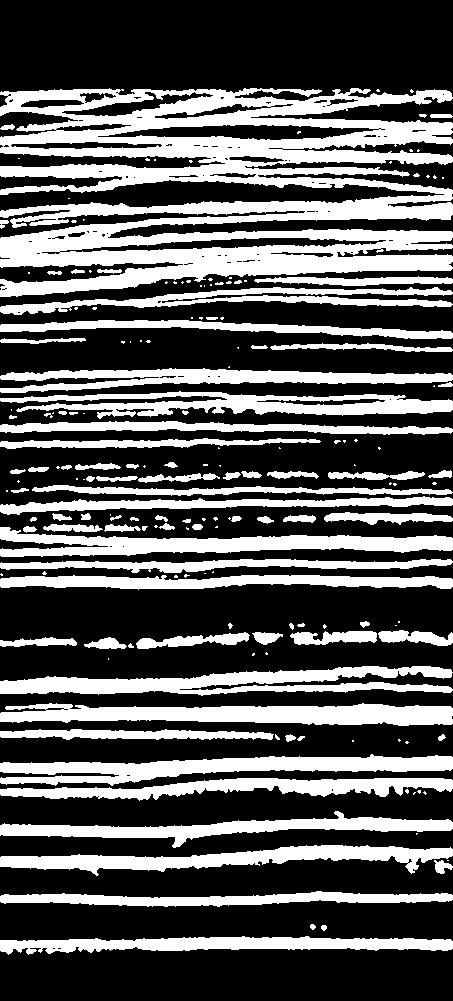
%> input picture zach/resultImages/image1.jpg, 453 x 1001 px
$ octave dataScript4.m   (GNU Octave 9; MATLAB toolbox functions it lacks are replaced by stand-ins)
%> lines starting %> are read from the running program, lines starting %| are printed output that depends on the picture; in (x1, y1, x2, y2) boxes, pixels count from 0 and x2, y2 are one past the last pixel; in counts of white or black regions, pixels touching at a corner belong together; the program's own positions count from 1
### zach/getMinMaxRow.m
function [ minRow,maxRow ] = getMinMaxRow( image1 )
%GETMINMAXROW Gets min and max row that contains a nonzero value
imageSize = size(image1);
height = imageSize(1);
width = imageSize(2);
rowSumsImage1 = sum(image1,2);
minRow = height;
maxRow = 1;
for row = 1:height
    if(rowSumsImage1(row) > 0)
       if(row < minRow)
          minRow = row;
       end
       if(row > maxRow)
          maxRow = row;
       end
    end
end

end

### zach/dataScript4.m
firstImage = im2double(imread('resultImages/image1.jpg'));
%> firstImage: size 1001x453 double; min 0, max 1, mean 0.349
sizeImage = size(firstImage);
%> sizeImage = [1001 453]
height = sizeImage(1);
%> height = 1001
width = sizeImage(2);
%> width = 453

numImages = 50;
threshold = 0.3;

outputName = 'rabbit4_withoutAddedImages.TIFF';
outputName2 = 'rabbit4_withAddedImages.TIFF';

image1Seg = double(firstImage>threshold);
%> image1Seg: size 1001x453 double; values 0 (black) and 1 (white), 34.9% white; 182 white regions (94 under 20 px), largest, box (x1, y1, x2, y2) and area: (0, 88, 453, 297) 51826, (0, 703, 453, 726) 7283, (0, 666, 453, 696) 7113
[minRow,maxRow] = getMinMaxRow(image1Seg);
%> in getMinMaxRow, `rowSumsImage1 = sum(image1,2);`: rowSumsImage1 = 1001 values, max 453 at index 141, min 0 at index 1, mean 158.3
%> after the loop in getMinMaxRow, `for row = 1:height`: maxRow = 955; minRow = 89
%> minRow = 89; maxRow = 955
rowHeight = maxRow-minRow;
%> rowHeight = 866
image1SegUse = image1Seg(minRow:minRow+rowHeight,:);
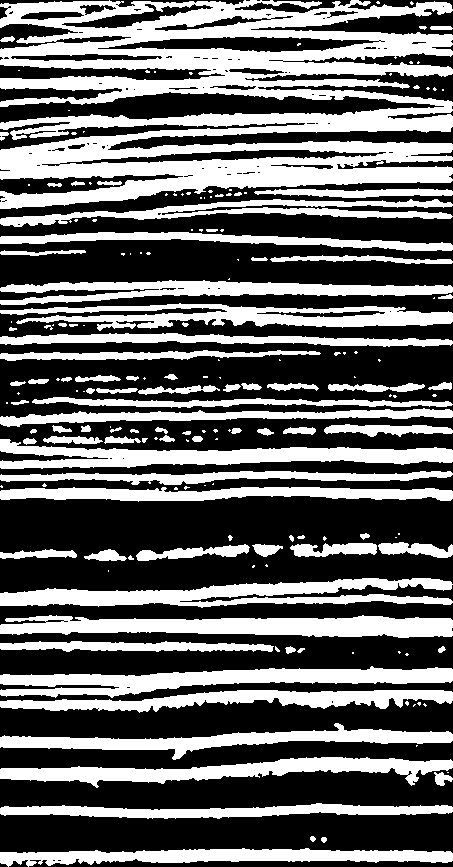
%> image1SegUse: size 867x453 double; values 0 (black) and 1 (white), 40.3% white; 182 white regions (94 under 20 px), largest, box (x1, y1, x2, y2) and area: (0, 0, 453, 209) 51826, (0, 615, 453, 638) 7283, (0, 578, 453, 608) 7113
imwrite(image1SegUse,outputName,'TIFF');
imwrite(image1SegUse,outputName2,'TIFF');

prevImageSegUse = image1SegUse;

for num = 2:numImages

    imname = strcat('resultImages/image',num2str(num),'.jpg');
%> (the run ends here)

$ run again, with zach/resultImages/image10.jpg copied over zach/resultImages/image1.jpg
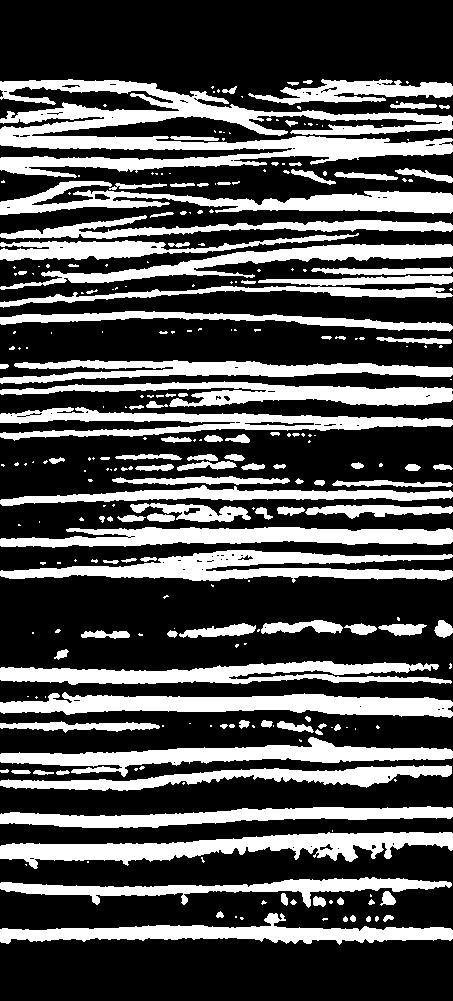
%> input picture zach/resultImages/image10.jpg, 453 x 1001 px
%> image1Seg: size 1001x453 double; values 0 (black) and 1 (white), 31.7% white; 273 white regions (152 under 20 px), largest, box (x1, y1, x2, y2) and area: (0, 79, 453, 178) 18112, (0, 832, 453, 869) 7444, (0, 550, 453, 583) 7226
%> rowSumsImage1 = 1001 values, max 453 at index 540, min 0 at index 1, mean 143.7
%> after the loop in getMinMaxRow, `for row = 1:height`: maxRow = 945; minRow = 80
%> `[minRow,maxRow] = getMinMaxRow(image1Seg);`: maxRow = 945
%> rowHeight = 865
%> `image1SegUse = image1Seg(minRow:minRow+rowHeight,:);`:
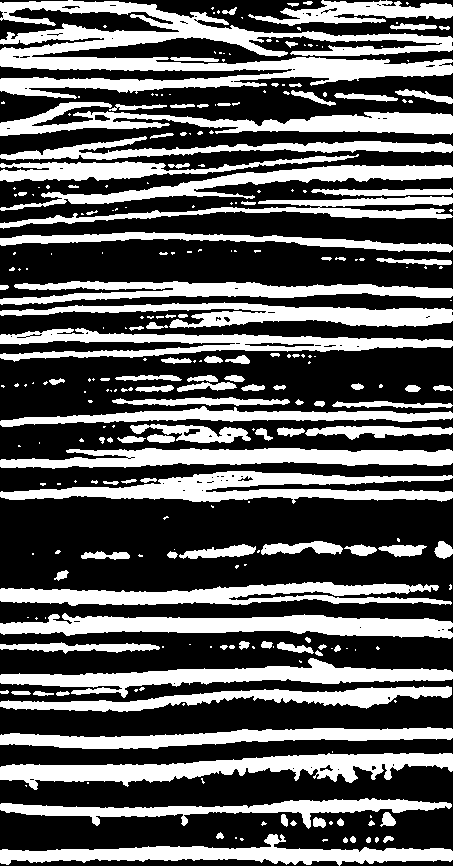
%> image1SegUse: size 866x453 double; values 0 (black) and 1 (white), 36.7% white; 273 white regions (152 under 20 px), largest, box (x1, y1, x2, y2) and area: (0, 0, 453, 99) 18112, (0, 753, 453, 790) 7444, (0, 471, 453, 504) 7226

$ run again, with zach/resultImages/image11.jpg copied over zach/resultImages/image1.jpg
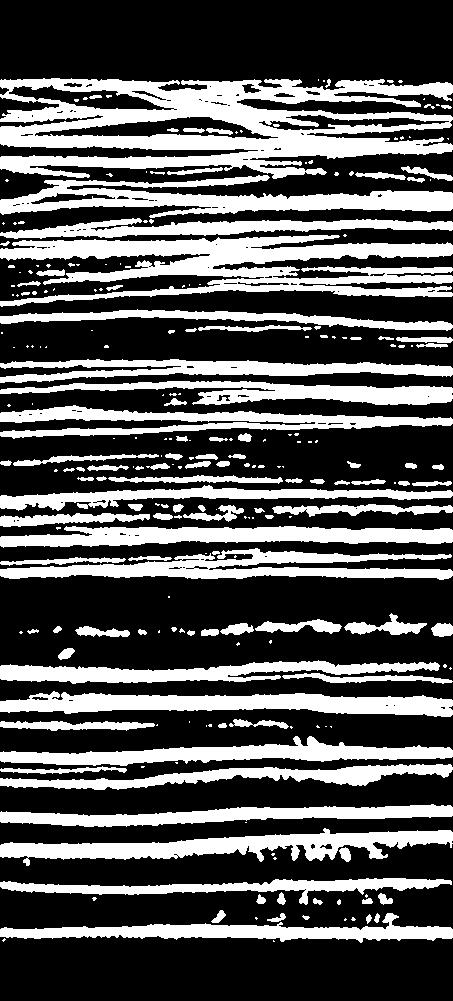
%> input picture zach/resultImages/image11.jpg, 453 x 1001 px
%> image1Seg: size 1001x453 double; values 0 (black) and 1 (white), 33.7% white; 247 white regions (134 under 20 px), largest, box (x1, y1, x2, y2) and area: (0, 78, 453, 179) 24671, (0, 235, 453, 307) 15323, (0, 175, 453, 218) 8430
%> rowSumsImage1 = 1001 values, max 453 at index 250, min 0 at index 1, mean 152.7
%> after the loop in getMinMaxRow, `for row = 1:height`: maxRow = 943; minRow = 79
%> `[minRow,maxRow] = getMinMaxRow(image1Seg);`: maxRow = 943
%> rowHeight = 864
%> `image1SegUse = image1Seg(minRow:minRow+rowHeight,:);`:
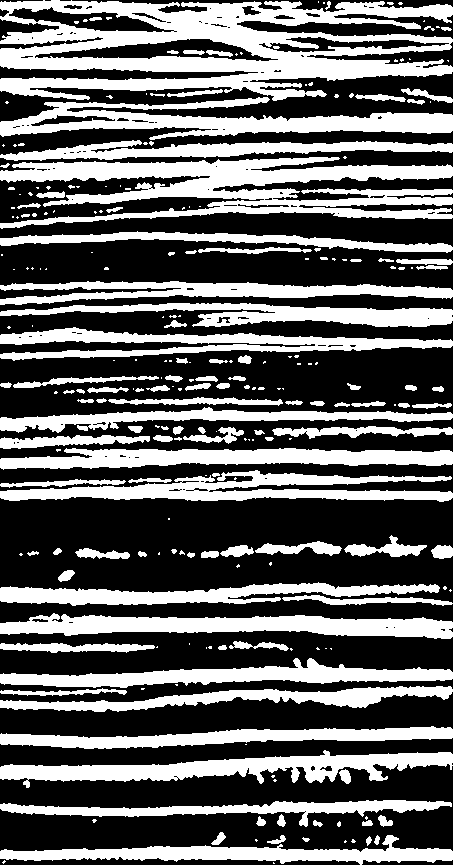
%> image1SegUse: size 865x453 double; values 0 (black) and 1 (white), 39% white; 247 white regions (134 under 20 px), largest, box (x1, y1, x2, y2) and area: (0, 0, 453, 101) 24671, (0, 157, 453, 229) 15323, (0, 97, 453, 140) 8430

$ run again, with zach/resultImages/image12.jpg copied over zach/resultImages/image1.jpg
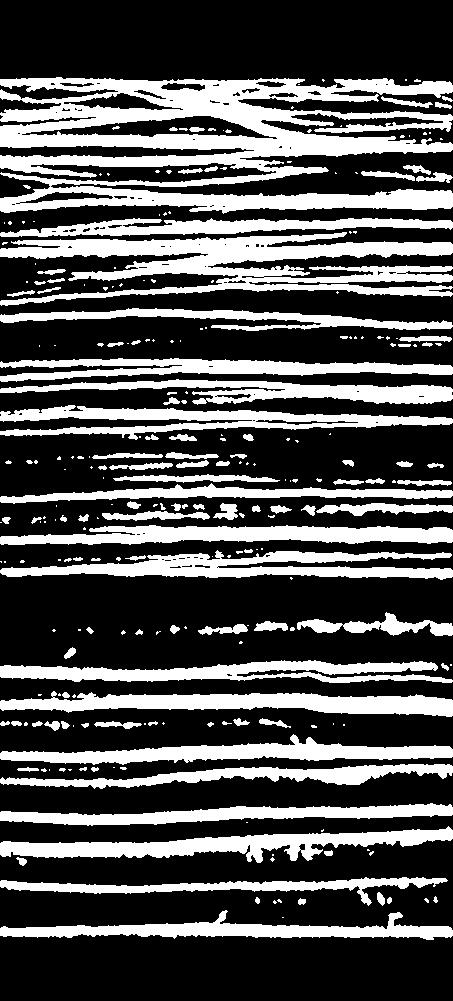
%> input picture zach/resultImages/image12.jpg, 453 x 1001 px
%> image1Seg: size 1001x453 double; values 0 (black) and 1 (white), 32% white; 259 white regions (148 under 20 px), largest, box (x1, y1, x2, y2) and area: (0, 77, 453, 214) 32661, (0, 232, 453, 306) 14746, (0, 550, 453, 580) 6758
%> rowSumsImage1 = 1001 values, max 453 at index 146, min 0 at index 1, mean 144.8
%> after the loop in getMinMaxRow, `for row = 1:height`: maxRow = 940; minRow = 78
%> `[minRow,maxRow] = getMinMaxRow(image1Seg);`: maxRow = 940
%> rowHeight = 862
%> `image1SegUse = image1Seg(minRow:minRow+rowHeight,:);`:
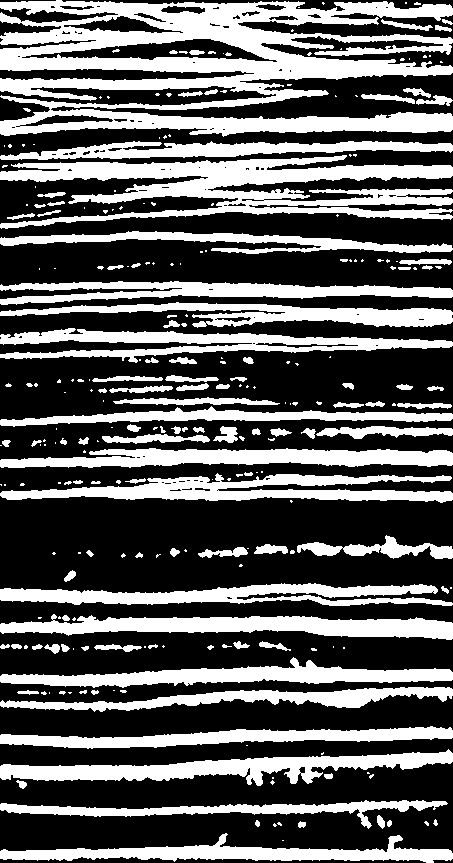
%> image1SegUse: size 863x453 double; values 0 (black) and 1 (white), 37.1% white; 259 white regions (148 under 20 px), largest, box (x1, y1, x2, y2) and area: (0, 0, 453, 137) 32661, (0, 155, 453, 229) 14746, (0, 473, 453, 503) 6758
